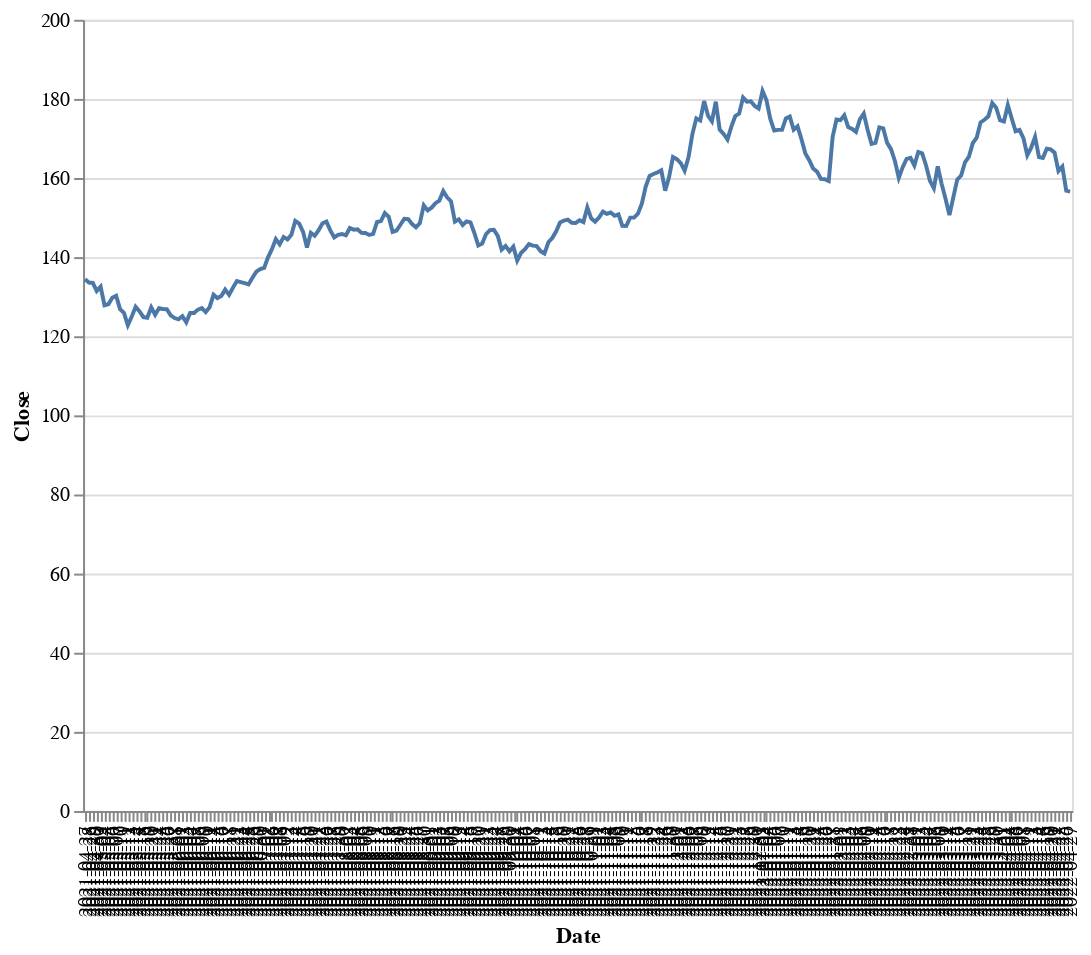

Notebook code for this chart:
### Code cell
(alt.Chart(stockDf).mark_line().encode(x='Date', y='Close').properties(height=400, width=500))

### Figure 1 — Vega-Lite specification as saved in the notebook (floating-point values rounded to 4 significant figures; data arrays with more than 128 entries replaced by an {"elided": "..."} marker saying what was removed)
{"config": {"view": {"continuousWidth": 400, "continuousHeight": 300}}, "data": {"name": "data-6761cdf1a08b0a20e5a3d382a03dc42c"}, "mark": "line", "encoding": {"x": {"field": "Date", "type": "nominal"}, "y": {"field": "Close", "type": "quantitative"}}, "height": 400, "width": 500, "$schema": "https://vega.github.io/schema/vega-lite/v4.17.0.json", "datasets": {"data-6761cdf1a08b0a20e5a3d382a03dc42c": {"elided": "254 records"}}}
